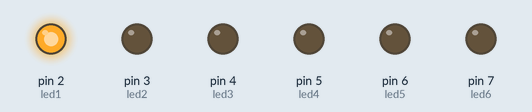
A sketch run on a simulated Arduino Uno, built with avr-gcc and run on an emulated ATmega328P. Parts: output pins drawn as LEDs (lit = HIGH).

Above: at 0.1 s.
At 4.2 s:
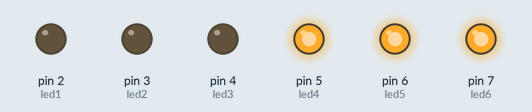
At 8.9 s:
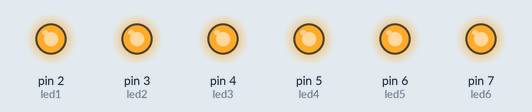
At 21.1 s:
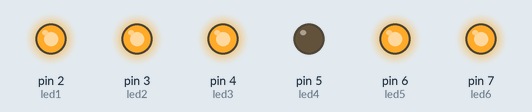
At 27.5 s:
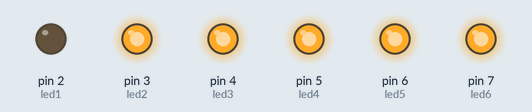
At 36.9 s:
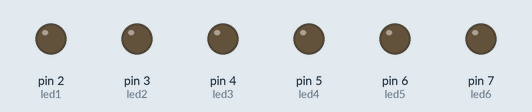
Timing chart, 0 to 40.0 s (numbered marks = the images above):
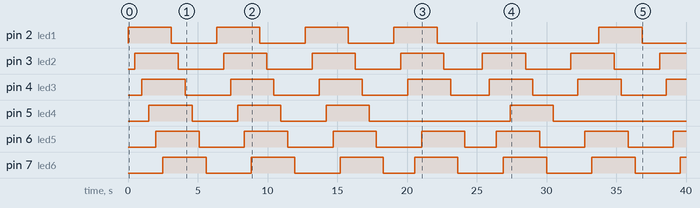

Measured:
- by itself, pin 2 (led1): goes 3 × (HIGH 3.1 s, LOW 3.3 s), HIGH 3.1 s, LOW 11.6 s, HIGH 3.1 s, then LOW
- by itself, pin 3 (led2): LOW → HIGH at 0.50 s, → LOW 3.1 s later, → HIGH 3.3 s later, → LOW 3.1 s later, … (13 changes in this stretch)
- by itself, pin 4 (led3): LOW → HIGH at 1.0 s, → LOW 3.1 s later, → HIGH 3.3 s later, → LOW 3.1 s later, … (13 changes in this stretch)
- by itself, pin 5 (led4): LOW → HIGH at 1.5 s, → LOW 3.1 s later, → HIGH 3.3 s later, → LOW 3.1 s later, … (8 changes in this stretch)
- by itself, pin 6 (led5): LOW → HIGH at 2.0 s, → LOW 3.1 s later, → HIGH 3.3 s later, → LOW 3.1 s later, … (13 changes in this stretch)
- by itself, pin 7 (led6): LOW → HIGH at 2.5 s, → LOW 3.1 s later, → HIGH 3.3 s later, → LOW 3.1 s later, … (13 changes in this stretch)

The sketch:

bfsarduino.ino
```cpp
const int Size = 20;
const int n = 6;
int arr[Size], p = 0;
int Q[Size], f = 0, r = 0;
int AM[n][n] = {{0,1,1,1,0,0},{1,0,1,0,1,0},{1,1,0,0,0,1},{1,0,0,0,1,1},{0,1,0,1,0,1},{0,0,1,1,1,0}};
const int led1 = 2;
const int led2 = 3;
const int led3 = 4;
const int led4 = 5;
const int led5 = 6;
const int led6 = 7;

void bfs(int n, int Vis[], int AM[][6], int src)
{
  int u, v;
  Vis[src] = 1;
  Q[r] = src;
  while (f <= r)
  {
    u = Q[f++];
    arr[p++] = u;
    for (v = 0; v < n; v++)
    {
      if (AM[u][v] == 1 && Vis[v] == 0)
      {
        Q[++r] = v;
        Vis[v] = 1;
      }
    }
  }
}

void set(int Vis[], int n)
{
  int i;
  for (i = 0; i < n; i++)
  {
    Vis[i] = 0;
  }
}
void bfs_function()
{
  int i, Vis[Size], src = 0;
  set(Vis, n);
  bfs(n, Vis, AM, src);
  for (i = 0; i < n; i++)
  {
    if (Vis[i] == 0)
    {
      src = i;
      r = f;
      bfs(n, Vis, AM, src);
    }
  }
  // traversal of the bfs
}
void setup() {
  // put your setup code here, to run once:
  pinMode(2, OUTPUT);
  pinMode(3, OUTPUT);
  pinMode(4, OUTPUT);
  pinMode(5, OUTPUT);
  pinMode(6, OUTPUT);
  pinMode(7, OUTPUT);
}

void loop() {
  // put your main code here, to run repeatedly:
  int i;
  bfs_function();
  for (i = 0; i < n; i++)
  {
    switch (arr[i])
    {
      case 0 :
        digitalWrite(led1, HIGH);
        delay(500);
        break;
      case 1 :
        digitalWrite(led2, HIGH);
        delay(500);
        break;
      case 2 :
        digitalWrite(led3, HIGH);
        delay(500);
        break;
      case 3 :
        digitalWrite(led4, HIGH);
        delay(500);
        break;
      case 4 :
        digitalWrite(led5, HIGH);
        delay(500);
        break;
      case 5 :
        digitalWrite(led6, HIGH);
        delay(500);
        break;
    }
  }
  delay(100);
  for (i = 0; i < n; i++)
  {
    switch (arr[i])
    {
      case 0 :
        digitalWrite(led1, LOW);
        delay(500);
        break;
      case 1 :
        digitalWrite(led2, LOW);
        delay(500);
        break;
      case 2 :
        digitalWrite(led3, LOW);
        delay(500);
        break;
      case 3 :
        digitalWrite(led4, LOW);
        delay(500);
        break;
      case 4 :
        digitalWrite(led5, LOW);
        delay(500);
        break;
      case 5 :
        digitalWrite(led6, LOW);
        delay(500);
        break;
    }
  }
  delay(250);

}
```
